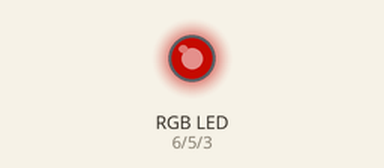
Simulated run of this sketch. Board: Arduino Uno, built with avr-gcc and run on an emulated ATmega328P. Shown: an RGB LED mixed from three pins (HIGH = lit). Dim RGB values are drawn brighter than linear.

Above: at 0.05 s.
At 1.25 s:
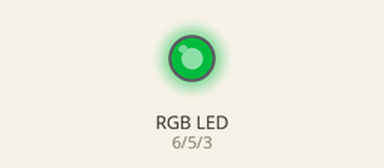
At 1.85 s:
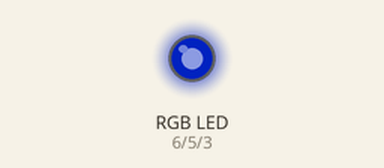
At 2.5 s:
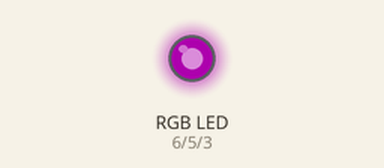
Timing chart, 0 to 6.9 s (numbered marks = the images above):
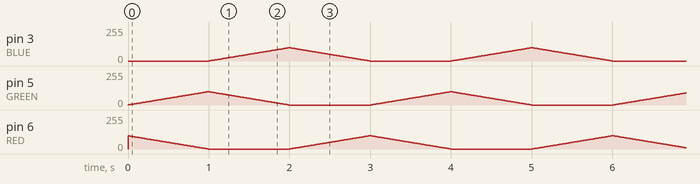

The sketch:

RGB_LED.ino
```cpp
//www.elegoo.com
//2016.12.8

// Define Pins
const int BLUE{ 3 };
const int GREEN{ 5 };
const int RED{ 6 };

void setup() {
  pinMode(RED, OUTPUT);
  pinMode(GREEN, OUTPUT);
  pinMode(BLUE, OUTPUT);
  digitalWrite(RED, HIGH);
  digitalWrite(GREEN, LOW);
  digitalWrite(BLUE, LOW);
}

// define variables
int redValue;
int greenValue;
int blueValue;

// main loop
void loop() {
  const int delayTime {10};  // fading time between colors
  const int intensity {100};

  redValue = intensity;  // choose a value between 1 and 255 to change the color.
  greenValue = 0;
  blueValue = 0;

  // this is unnecessary as we've either turned on RED in SETUP
  // or in the previous loop ... regardless, this turns RED off
  // analogWrite(RED, 0);
  // delay(1000);

  for (int i = 0; i < intensity; i += 1)  // fades out red bring green full when i=255
  {
    redValue -= 1;
    greenValue += 1;
    // The following was reversed, counting in the wrong directions
    // analogWrite(RED, 255 - redValue);
    // analogWrite(GREEN, 255 - greenValue);
    analogWrite(RED, redValue);
    analogWrite(GREEN, greenValue);
    delay(delayTime);
  }

  redValue = 0;
  greenValue = intensity;
  blueValue = 0;

  for (int i = 0; i < intensity; i += 1)  // fades out green bring blue full when i=255
  {
    greenValue -= 1;
    blueValue += 1;
    // The following was reversed, counting in the wrong directions
    // analogWrite(GREEN, 255 - greenValue);
    // analogWrite(BLUE, 255 - blueValue);
    analogWrite(GREEN, greenValue);
    analogWrite(BLUE, blueValue);
    delay(delayTime);
  }

  redValue = 0;
  greenValue = 0;
  blueValue = intensity;

  for (int i = 0; i < intensity; i += 1)  // fades out blue bring red full when i=255
  {
    // The following code has been rearranged to match the other two similar sections
    blueValue -= 1;
    redValue += 1;
    // The following was reversed, counting in the wrong directions
    // analogWrite(BLUE, 255 - blueValue);
    // analogWrite(RED, 255 - redValue);
    analogWrite(BLUE, blueValue);
    analogWrite(RED, redValue);
    delay(delayTime);
  }
}
```
